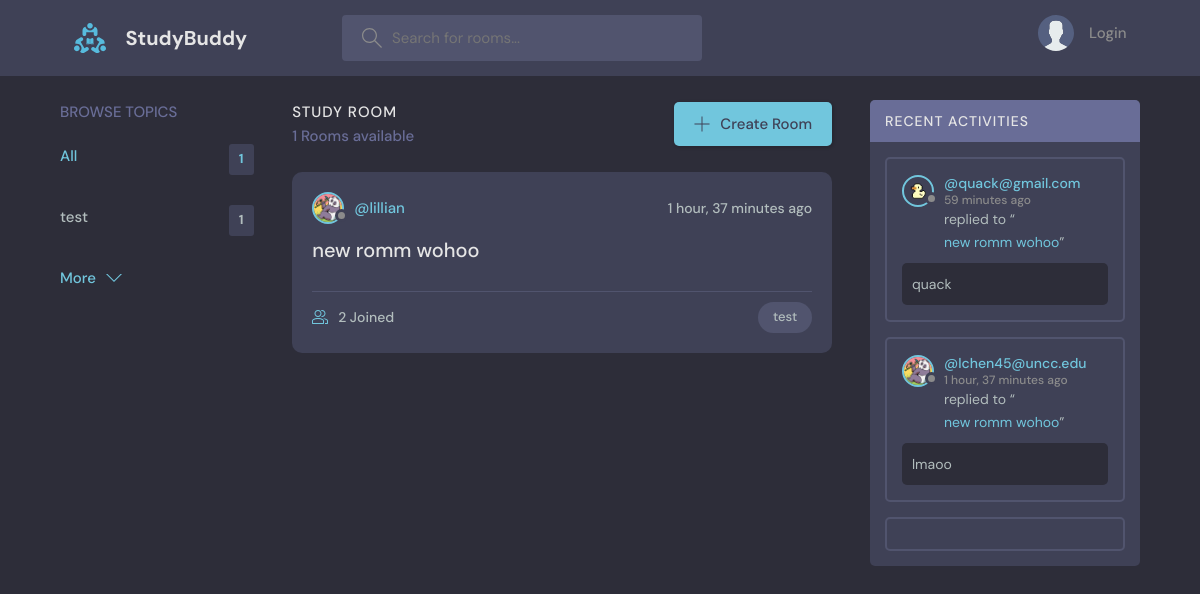
The page / on the database its author committed.
### base/models.py (models this page shows, shortened)
class Topic(models.Model):
    name = models.CharField(max_length=200)

class Room(models.Model):
    host = models.ForeignKey(User, on_delete=models.SET_NULL, null=True)
    topic = models.ForeignKey(Topic, on_delete=models.SET_NULL, null=True)
    name = models.CharField(max_length=200)
    description = models.TextField(null = True, blank=True)
    participants = models.ManyToManyField(User, related_name='participants', blank=True)
    updated =models.DateTimeField(auto_now=True)
    created = models.DateTimeField(auto_now_add=True)
    class Meta:
       ordering = ['-updated', '-created']
    def __str__(self):
        return self.name

class User(AbstractUser):
    name = models.CharField(max_length=200, null=True)
    email = models.EmailField(unique=True)
    bio = models.TextField(null=True)
    avatar = models.ImageField(null=True, default="avatar.svg")
    USERNAME_FIELD='email'
    REQUIRED_FIELDS=[]

class Message(models.Model):
    user = models.ForeignKey(User, on_delete=models.CASCADE)
    room = models.ForeignKey(Room, on_delete=models.CASCADE)
    body = models.TextField()
    updated =models.DateTimeField(auto_now=True)
    created = models.DateTimeField(auto_now_add=True)
    class Meta:
       ordering = ['-updated', '-created']

### base/views.py (the view)
# urls.py: path('', views.home, name="home"),
def home(request):
    q = request.GET.get('q') if request.GET.get('q') != None else ''
    rooms = Room.objects.filter(
        Q(topic__name__icontains=q) |
        Q(name__icontains=q) |
        Q(description__icontains=q)
        )
    room_messages = Message.objects.filter(Q(room__name__icontains=q))
    topics = Topic.objects.all()[0:5]
    room_count = rooms.count()
    context = {'rooms':rooms, 'topics':topics, 'room_count': room_count, 'room_messages': room_messages}
    return render(request, 'base/home.html', context)

### base/templates/base/home.html (shortened to what this page needs)
{% extends 'main.html' %}
{% block content %}
    <main class="layout layout--3">
      <div class="container">
        {% include 'base/topics_component.html' %}
        <div class="roomList">
          <div class="roomList__header">
            <div>
              <h2>Study Room</h2>
              <p>{{room_count}} Rooms available</p>
            </div>
            <a class="btn btn--main" href="{% url 'create-room' %}">
              <svg version="1.1" xmlns="http://www.w3.org/2000/svg" width="32" height="32" viewBox="0 0 32 32">
                <title>add</title>
                <path
                  d="M16.943 0.943h-1.885v14.115h-14.115v1.885h14.115v14.115h1.885v-14.115h14.115v-1.885h-14.115v-14.115z"
                ></path>
              </svg>
              Create Room
            </a>
          </div>
          {% include 'base/feed_component.html' %}
        </div>
        {% include 'base/activity_component.html' %}
      </div>
    </main>
{% endblock %}

### base/templates/base/topics_component.html
<div class="topics">
    <div class="topics__header">
      <h2>Browse Topics</h2>
    </div>
    <ul class="topics__list">
      <li>
        <a href="{% url 'home' %}" class="active">All <span>{{topics.count}}</span></a>
      </li>
      {% for topic in topics %}
      <li>
        <a href="{% url 'home' %}?q={{topic.name}}">{{topic.name}}<span>{{topic.room_set.all.count}}</span></a>
      </li>
      {% endfor %}
    </ul>
    <a class="btn btn--link" href="{% url 'topics' %}">
      More
      <svg version="1.1" xmlns="http://www.w3.org/2000/svg" width="32" height="32" viewBox="0 0 32 32">
        <title>chevron-down</title>
        <path d="M16 21l-13-13h-3l16 16 16-16h-3l-13 13z"></path>
      </svg>
    </a>
  </div>

### base/templates/base/feed_component.html (shortened to what this page needs)
{% for room in rooms%}
<div class="roomListRoom">
    <div class="roomListRoom__header">
      <a href="{% url 'user-profile' room.host.id %}" class="roomListRoom__author">
        <div class="avatar avatar--small">
          <img src="{{room.host.avatar.url}}" />
        </div>
        <span>@{{room.host.username}}</span>
      </a>
      <div class="roomListRoom__actions">
        <span>{{room.created|timesince}} ago</span>
      </div>
    </div>
    <div class="roomListRoom__content">
      <a href="{% url 'room' room.id %}">{{room.name}}</a>
    </div>
    <div class="roomListRoom__meta">
      <a href="{% url 'room' room.id %}" class="roomListRoom__joined">
        {{room.participants.all.count}} Joined
      </a>
      <p class="roomListRoom__topic">{{room.topic.name}}</p>
    </div>
  </div>
{% endfor %}

### base/templates/base/activity_component.html (shortened to what this page needs)
<div class="activities">
    <div class="activities__header">
      <h2>Recent Activities</h2>
    </div>
    {% for message in room_messages %}
    <div class="activities__box">
      <div class="activities__boxHeader roomListRoom__header">
        <a href="{% url 'user-profile' message.user.id %}" class="roomListRoom__author">
          <div class="avatar avatar--small">
            <img src="{{message.user.avatar.url}}" />
          </div>
          <p>
            @{{message.user}}
            <span>{{message.created | timesince}} ago</span>
          </p>
        </a>
      </div>
      <div class="activities__boxContent">
        <p>replied to “<a href="{% url 'room' message.room.id %}">{{message.room}}</a>”</p>
        <div class="activities__boxRoomContent">
            {{message.body}}
        </div>
      </div>
    </div>
    {% endfor %}
    <div class="activities__box">
  </div>

### rows shown on the page
Topic: name "test", room_set.all.count "1"
Room: host.avatar (picture), host.username "lillian", created "1 hour, 37 minutes", name "new romm wohoo", participants.all.count "2", topic.name "test"
Message: user.avatar (picture), user "quack@gmail.com", created "59 minutes", room "new romm wohoo", body "quack"
Message: user.avatar (picture), user "lchen45@uncc.edu", created "1 hour, 37 minutes", room "new romm wohoo", body "lmaoo"

### other values the page prints
{{ topics.count }} "1"
{{ room_count }} "1"
